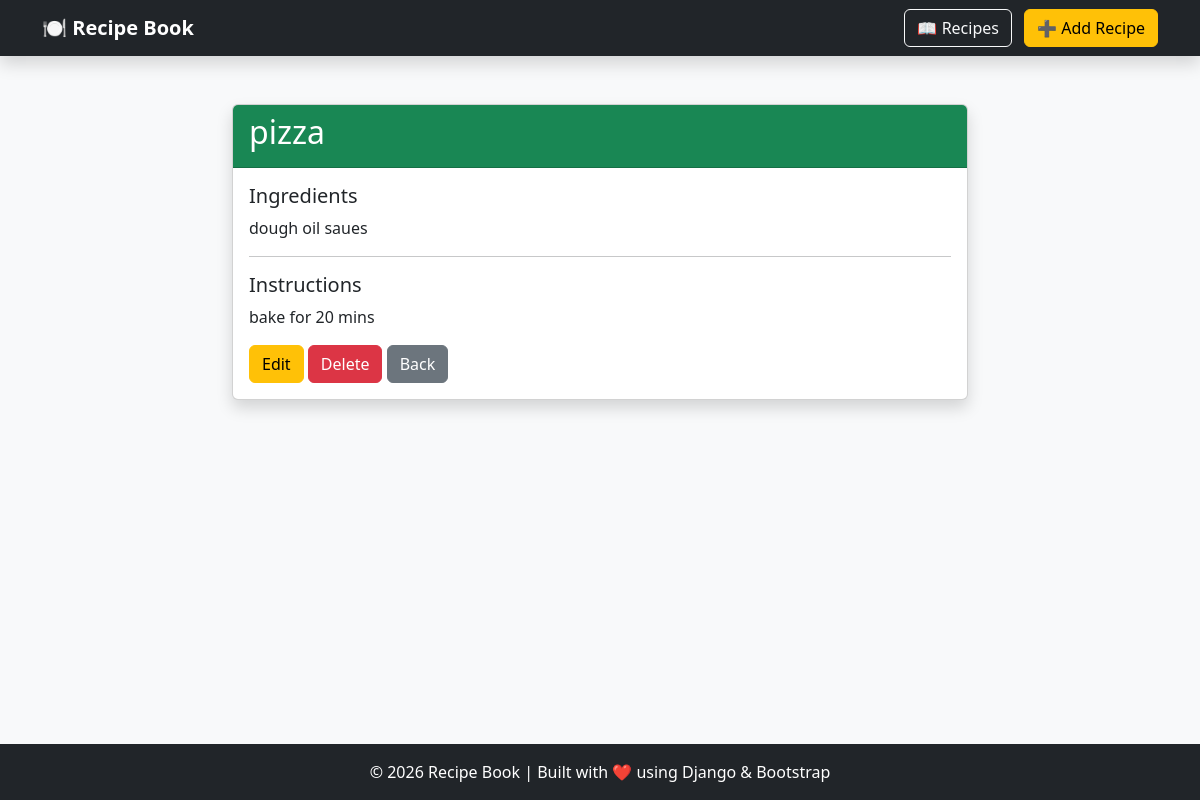
The app's page /recipe/5/, older data.
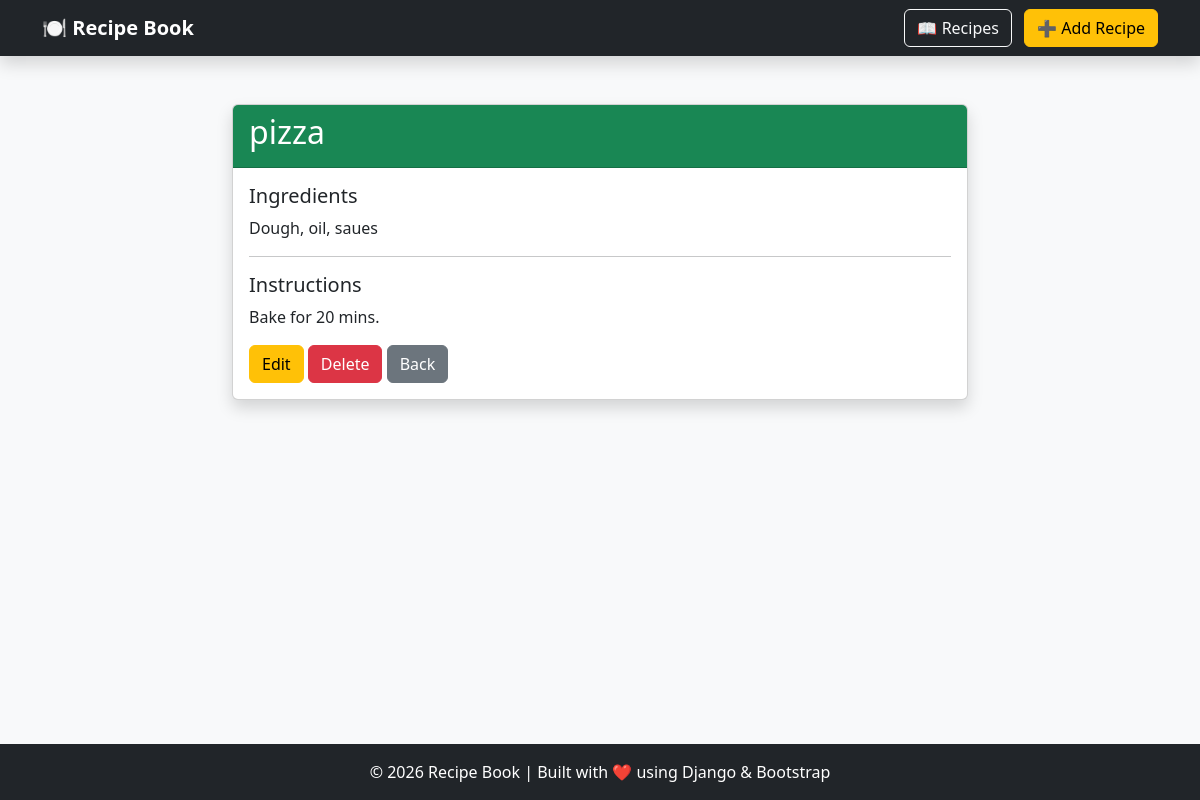
The same page, newer data.
### recipe/models.py (models this page shows, shortened)
class Recipe(models.Model):
    title = models.CharField(max_length=200)
    ingredients = models.TextField()
    instructions = models.TextField()
    image = models.ImageField(
        upload_to='recipes/',
        blank=True,
        null=True
     )

### recipe/views.py (the view)
# urls.py: path('recipe/<int:recipe_id>/', views.recipe_detail, name='recipe_detail'),
def recipe_detail(request, recipe_id):
    recipe = Recipe.objects.get(id=recipe_id)
    return render(request, 'recipe_detail.html', {
        'recipe': recipe
    })

### recipe/templates/recipe_detail.html (shortened to what this page needs)
{% extends 'base.html' %}
{% block content %}
<div class="row justify-content-center">
    <div class="col-md-8">
        <div class="card shadow">
            <div class="card-header bg-success text-white">
                <h2>{{ recipe.title }}</h2>
            </div>
            <div class="card-body">
                <h5>Ingredients</h5>
                <p>{{ recipe.ingredients }}</p>
                <hr>
                <h5>Instructions</h5>
                <p>{{ recipe.instructions }}</p>
                <a href="{% url 'edit_recipe' recipe.id %}" class="btn btn-warning">
                    Edit
                </a>
                <a href="{% url 'delete_recipe' recipe.id %}"
                   class="btn btn-danger">
                    Delete
                </a>
                <a href="{% url 'recipe_list' %}"
                   class="btn btn-secondary">
                    Back
                </a>
            </div>
        </div>
    </div>
</div>
{% endblock %}

### recipe/templates/base.html (shortened to what this page needs)
<!DOCTYPE html>
<html lang="en">
<head>
    <link href="https://cdn.jsdelivr.net/npm/bootstrap@5.3.7/dist/css/bootstrap.min.css" rel="stylesheet">
</head>
<body class="d-flex flex-column min-vh-100 bg-light">
    <nav class="navbar navbar-expand-lg navbar-dark bg-dark shadow">
        <div class="container">
            <a class="navbar-brand fw-bold" href="{% url 'home' %}">
                🍽️ Recipe Book
            </a>
            <div>
                <a href="{% url 'recipe_list' %}" class="btn btn-outline-light me-2">
                    📖 Recipes
                </a>
                <a href="{% url 'add_recipe' %}" class="btn btn-warning">
                    ➕ Add Recipe
                </a>
            </div>
        </div>
    </nav>
   <main class="container flex-grow-1 py-5">
    {% block content %}
    {% endblock %}
</main>
    <footer class="bg-dark text-white text-center py-3">
        <p class="mb-0">
            © 2026 Recipe Book | Built with ❤️ using Django & Bootstrap
        </p>
    </footer>
</body>
</html>

Row changes from the older to the newer data that the page shows:
changed Recipe "pizza": ingredients "dough oil saues" → "Dough, oil, saues"; instructions "bake for 20 mins" → "Bake for 20 mins."
